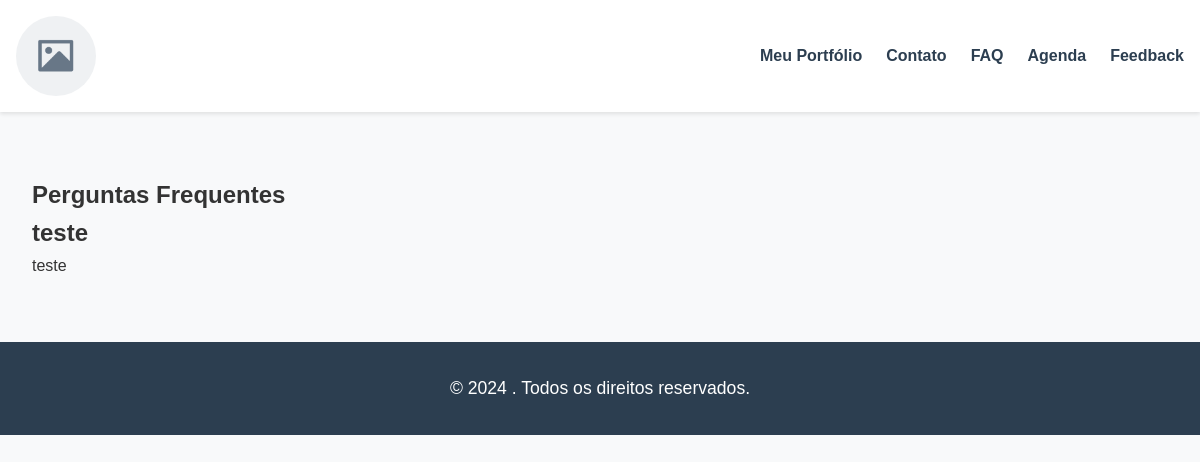
Page /portfolio/2/faq/ on the committed database.
### portfolio/models.py (models this page shows, shortened)
class Portfolio(models.Model):
    user = models.OneToOneField(CustomUser, on_delete=models.CASCADE)
    title = models.CharField(max_length=100)
    description = models.TextField()
    created_at = models.DateTimeField(auto_now_add=True)
    is_tenant = models.BooleanField(default=False)
    professional_name = models.CharField(max_length=100, blank=True)  # Novo campo para o nome do profissional
    instagram_url = models.URLField(blank=True)
    tiktok_url = models.URLField(blank=True)
    whatsapp_number = models.CharField(max_length=20, blank=True)
    phone_number = models.CharField(max_length=20, blank=True)
    email = models.EmailField(blank=True)

class FAQ(models.Model):
    portfolio = models.ForeignKey('Portfolio', on_delete=models.CASCADE, related_name='faqs')
    question = models.CharField(max_length=255)
    answer = models.TextField()
    created_at = models.DateTimeField(default=timezone.now)

### portfolio/views.py (the view)
# urls.py: path('portfolio/<int:portfolio_id>/faq/', views.portifolio_faq, name='portfolio_faq'),
def portifolio_faq(request, portfolio_id):
    portfolio = Portfolio.objects.get(id=portfolio_id)
    faqs = FAQ.objects.filter(portfolio=portfolio)
    return render(request, 'portfolio/faq.html', {
        'portfolio': portfolio,
        'faqs': faqs
    })

### portfolio/templates/portfolio/faq.html (shortened to what this page needs)
{% extends 'portfolio/base.html' %}
{% load static %}
{% block content %}
<section class="faq-section">
    <div class="container">
        <h1>Perguntas Frequentes</h1>
        <div class="faq-list">
            {% for faq in faqs %}
                <div class="faq-item">
                    <h2 class="faq-question">{{ faq.question }}</h2>
                    <p class="faq-answer">{{ faq.answer }}</p>
                </div>
            {% empty %}
                <p>Não há perguntas frequentes disponíveis no momento.</p>
            {% endfor %}
        </div>
    </div>
</section>
{% endblock %}

### portfolio/templates/portfolio/base.html (shortened to what this page needs)
{% load static %}
<!DOCTYPE html>
<html lang="pt_br">
<head>
    <link rel="stylesheet" href="https://unpkg.com/swiper/swiper-bundle.min.css">
    <link rel="stylesheet" href="{% static 'css/style.css' %}">
</head>
<body>
    <header>
        <nav class="barra_de_navegacao">
            <img class="logo" src="{% static 'image/placeholder.png' %}" alt="Logo"/>
            <ul>
                <li><a href="{% url 'portfolio_detail' portfolio.id %}">{{ portfolio.title }}</a></li>
                <li><a href="{% url 'portfolio_contato' portfolio.id %}">Contato</a></li>
                <li><a href="{% url 'portfolio_faq' portfolio.id %}">FAQ</a></li>
                <li><a href="{% url 'portfolio_agenda' portfolio.id %}">Agenda</a></li>
                <li><a href="{% url 'portfolio_feedback' portfolio.id %}">Feedback</a></li>
            </ul>
        </nav>
    </header>
    {% block content %}{% endblock %}
<footer>
    <p>&copy; {% now "Y" %} {% block footer_name %}{{ portfolio.professional_name }}{% endblock %}. Todos os direitos reservados.</p>
</footer>
</body>
</html>

### static/css/style.css (style rules this page uses)
:root { --primary-color: #3498db; --secondary-color: #2c3e50; --text-color: #333; --background-color: #f8f9fa; --accent-color: #e74c3c; --light-gray: #ecf0f1; }
* { box-sizing: border-box; margin: 0; padding: 0; }
body { font-family: 'Arial', sans-serif; line-height: 1.6; color: var(--text-color); background-color: var(--background-color); }
.container { max-width: 1200px; margin: 0 auto; padding: 0 2rem; }
header { background-color: #fff; box-shadow: 0 2px 4px rgba(0,0,0,0.1); position: sticky; top: 0; z-index: 1000; }
.logo { width: 80px; height: 80px; border-radius: 50%; object-fit: cover; transition: transform 0.3s ease; }
.barra_de_navegacao { display: flex; justify-content: space-between; align-items: center; padding: 1rem; }
.barra_de_navegacao ul { display: flex; list-style: none; }
.barra_de_navegacao ul li { margin-left: 1.5rem; }
.barra_de_navegacao ul li a { text-decoration: none; color: var(--secondary-color); font-weight: bold; transition: color 0.3s ease; position: relative; }
.barra_de_navegacao ul li a::after { content: ''; position: absolute; width: 0; height: 2px; bottom: -5px; left: 0; background-color: var(--primary-color); transition: width 0.3s ease; }
section { margin: 4rem 0; }
footer { background-color: var(--secondary-color); color: #fff; text-align: center; padding: 2rem 0; margin-top: 4rem; }
footer p { font-size: 1.1rem; }

### rows in the picture
Portfolio: title "Meu Portfólio"
FAQ: question "teste", answer "teste"
